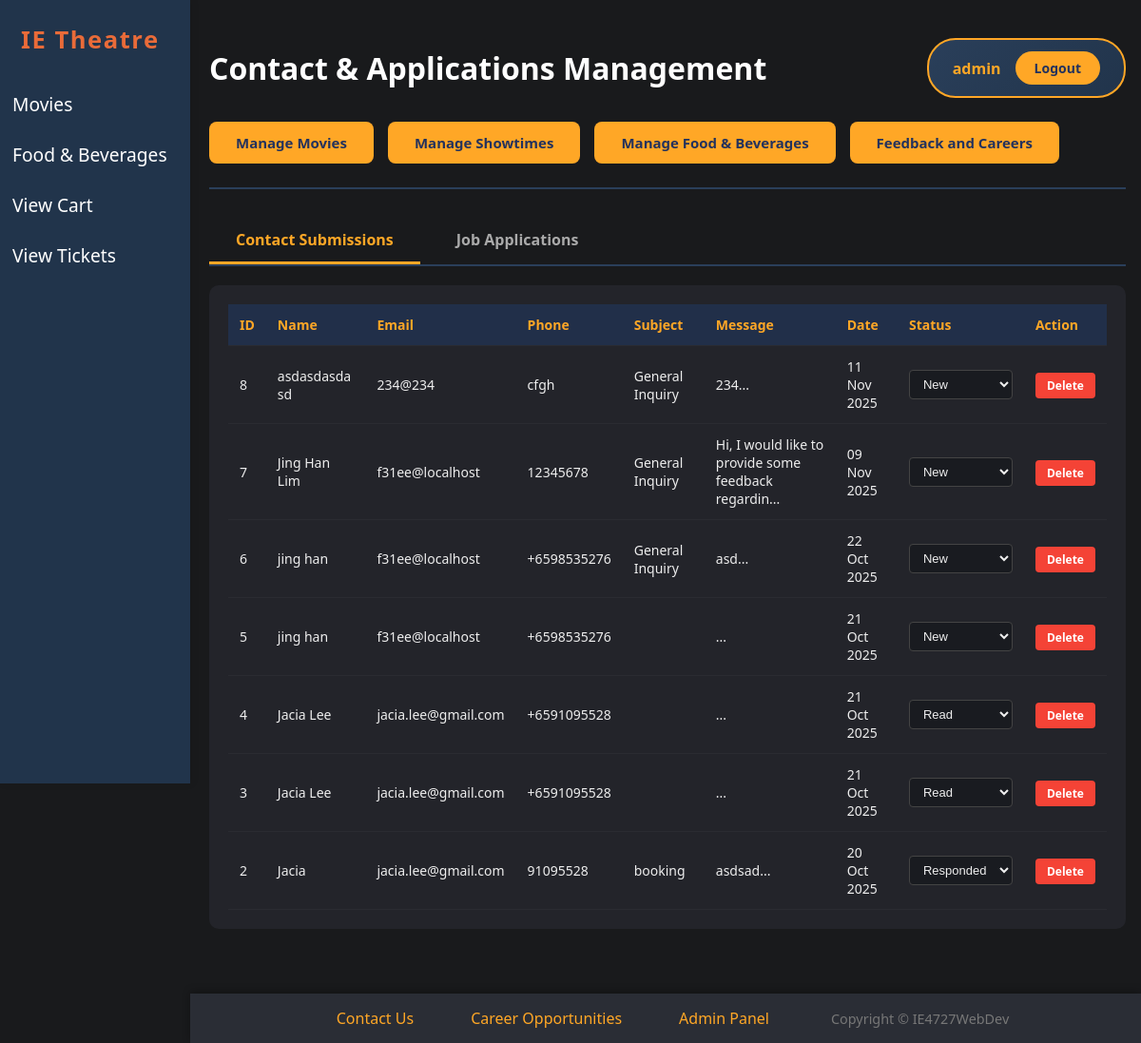
The app's page /admin_contact_applications.php (signed in) with its own data.
### tables this page shows
CREATE TABLE `contact_submissions` (
  `id` int(11) NOT NULL,
  `full_name` varchar(255) NOT NULL,
  `email` varchar(255) NOT NULL,
  `phone` varchar(50) DEFAULT NULL,
  `subject` varchar(100) NOT NULL,
  `message` text NOT NULL,
  `submitted_at` timestamp NOT NULL DEFAULT current_timestamp(),
  `status` enum('new','read','responded') DEFAULT 'new'
);

### admin_contact_applications.php (the view, shortened to what this page needs)
<?php
$conn = new mysqli("localhost", "root", "", "moviedb");
$tab = isset($_GET['tab']) ? $_GET['tab'] : 'contact';
?>
<!DOCTYPE html>
<html>
<head>
  <link rel="stylesheet" href="sidebarandfooter.css">
</head>
<body>
<?php include 'sidebar.php'; ?>
<div id="content">
  <div class="header-section">
    <h1>Contact & Applications Management</h1>
    <div class="user-badge">
      <span class="username"><?php echo htmlspecialchars($_SESSION['admin_username']); ?></span>
      <a href="?logout" class="logout-btn">Logout</a>
    </div>
  </div>
  <div class="nav-buttons">
    <a href="manage_movies.php" class="nav-btn">Manage Movies</a>
    <a href="manage_showtimes.php" class="nav-btn">Manage Showtimes</a>
    <a href="manage_fnb.php" class="nav-btn">Manage Food & Beverages</a>
    <a href="admin_contact_applications.php" class="nav-btn">Feedback and Careers</a>
  </div>
  <div class="tab-navigation">
    <a href="?tab=contact" class="tab-btn <?= $tab === 'contact' ? 'active' : '' ?>">Contact Submissions</a>
    <a href="?tab=applications" class="tab-btn <?= $tab === 'applications' ? 'active' : '' ?>">Job Applications</a>
  </div>
  <?php if ($tab === 'contact'): ?>
    <div class="table-card">
      <table>
        <tr>
          <th>ID</th>
          <th>Name</th>
          <th>Email</th>
          <th>Phone</th>
          <th>Subject</th>
          <th>Message</th>
          <th>Date</th>
          <th>Status</th>
          <th>Action</th>
        </tr>
        <?php
        $result = $conn->query("SELECT * FROM contact_submissions ORDER BY submitted_at DESC");
        while ($row = $result->fetch_assoc()):
        ?>
        <tr>
          <td><?= $row['id'] ?></td>
          <td><?= htmlspecialchars($row['full_name']) ?></td>
          <td><?= htmlspecialchars($row['email']) ?></td>
          <td><?= htmlspecialchars($row['phone']) ?></td>
          <td><?= htmlspecialchars($row['subject']) ?></td>
          <td><?= substr(htmlspecialchars($row['message']), 0, 50) ?>...</td>
          <td><?= date('d M Y', strtotime($row['submitted_at'])) ?></td>
          <td>
            <form method="post" style="display:inline;">
              <select name="status" onchange="this.form.submit()">
                <option value="new" <?= $row['status']=='new'?'selected':'' ?>>New</option>
                <option value="read" <?= $row['status']=='read'?'selected':'' ?>>Read</option>
                <option value="responded" <?= $row['status']=='responded'?'selected':'' ?>>Responded</option>
              </select>
            </form>
          </td>
          <td>
            <a href="?delete_contact=<?= $row['id'] ?>&tab=contact" class="delete-btn" onclick="return confirm('Delete this submission?')">Delete</a>
          </td>
        </tr>
        <?php endwhile; ?>
      </table>
    </div>
  <?php endif; ?>
</div>
<div id="footer">
  <span><a href="contact_careers.php#contact-us">Contact Us</a></span>
  <span><a href="contact_careers.php#career-opportunities">Career Opportunities</a></span>
  <span><a href="admin_dashboard.php">Admin Panel</a></span>
  <div class="cr">Copyright &copy; IE4727WebDev</div>
</div>
</body>
</html>

### sidebarandfooter.css (style rules this page uses)
#footer { position: fixed; bottom: 0; left: 200px; right: 0; background: #2a2d35; color: #aaa; padding: 15px 20px; text-align: center; box-shadow: 0 -2px 8px rgba(0, 0, 0, 0.3); z-index: 100; display: flex; justify-content: center; align-items: center; gap: 30px; flex-wrap: wrap; }
#footer span { margin: 0 15px; }
#footer a { color: #ffa726; text-decoration: none; font-weight: 500; transition: color 0.2s; }
#footer .cr { color: #777; font-size: 0.9em; margin-left: 20px; }

### admin_contact_applications.php (style rules this page uses)
body { margin:0; font-family: 'Segoe UI', Arial, sans-serif; background:#191a1c; color:#eee; }
#content { max-width: 1500px; margin: 0 auto; padding: 40px 16px 120px 220px; min-height: 100vh; }
.header-section { display: flex; justify-content: space-between; align-items: center; margin-bottom: 25px; }
.header-section h1 { color: #fff; margin: 0; font-size: 32px; }
.user-badge { display: inline-flex; align-items: center; background: linear-gradient(135deg, #2a3f5a 0%, #21344b 100%); padding: 12px 25px; border-radius: 30px; border: 2px solid #ffa726; }
.user-badge .username { color: #ffa726; font-weight: bold; font-size: 16px; margin-right: 15px; }
.logout-btn { background: #ffa726; color: #23325d; padding: 8px 20px; border-radius: 20px; text-decoration: none; font-size: 14px; font-weight: bold; transition: all 0.3s ease; }
.nav-buttons { display: flex; gap: 15px; margin: 25px 0; padding-bottom: 25px; border-bottom: 2px solid #2a3f5a; }
.nav-btn { background: #ffa726; padding: 12px 28px; border-radius: 8px; color: #23325d; font-weight: bold; text-decoration: none; font-size: 15px; transition: all 0.3s ease; }
.tab-navigation { display: flex; gap: 10px; margin: 30px 0 20px 0; border-bottom: 2px solid #2a3f5a; }
.tab-btn { background: transparent; padding: 12px 28px; border: none; border-bottom: 3px solid transparent; color: #aaa; font-weight: bold; font-size: 16px; cursor: pointer; text-decoration: none; }
.tab-btn.active { color: #ffa726; border-bottom-color: #ffa726; }
.table-card { background: #23242a; border-radius: 10px; margin-top: 20px; padding: 20px; overflow-x: auto; }
table { width: 100%; border-collapse: collapse; font-size: 14px; }
th, td { padding: 12px; border-bottom: 1px solid #2a2b31; text-align: left; }
th { background: #212f49; color: #ffa726; font-weight: bold; }
select { padding: 6px 10px; background: #191b20; color: #eee; border: 1px solid #444; border-radius: 4px; font-size: 13px; }
.delete-btn { background: #f44336; color: white; padding: 5px 12px; border-radius: 4px; text-decoration: none; font-size: 12px; font-weight: bold; }

### records on screen
contact_submissions: id "8", full_name "asdasdasda sd", email "234@234", phone "cfgh", subject "General Inquiry", message "234", submitted_at "11 Nov 2025", status "New"
contact_submissions: id "7", full_name "Jing Han Lim", email "f31ee@localhost", phone "12345678", subject "General Inquiry", message "Hi, I would like to provide some feedback regardin", submitted_at "09 Nov 2025", status "New"
contact_submissions: id "6", full_name "jing han", email "f31ee@localhost", phone "+6598535276", subject "General Inquiry", message "asd", submitted_at "22 Oct 2025", status "New"
contact_submissions: id "5", full_name "jing han", email "f31ee@localhost", phone "+6598535276", submitted_at "21 Oct 2025", status "New"
contact_submissions: id "4", full_name "Jacia Lee", email "jacia.lee@gmail.com", phone "+6591095528", submitted_at "21 Oct 2025", status "Read"
contact_submissions: id "3", full_name "Jacia Lee", email "jacia.lee@gmail.com", phone "+6591095528", submitted_at "21 Oct 2025", status "Read"
contact_submissions: id "2", full_name "Jacia", email "jacia.lee@gmail.com", phone "91095528", subject "booking", message "asdsad", submitted_at "20 Oct 2025", status "Responded"

### other values on screen
$_SESSION['admin_username'] "admin"
